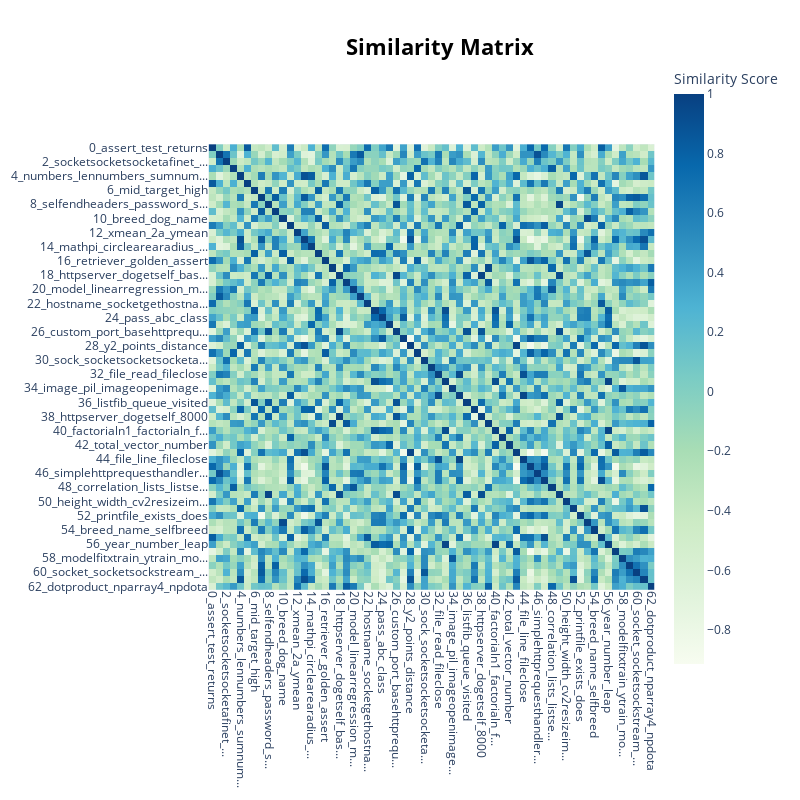

Notebook source saved alongside this figure:
### Code cell
plt = variable_topic_model.visualize_heatmap()
plt.update_xaxes(tickangle=90)
plt.show()

### Figure 1 — Plotly figure (JSON) as saved in the notebook; plotly's stock layout.template omitted (floating-point values rounded to 4 significant figures; data arrays with more than 128 entries replaced by an {"elided": "..."} marker saying what was removed)
{"data": [{"coloraxis": "coloraxis", "name": "0", "x": ["0_assert_test_returns", "1_users_sqlite3connectmydat...", "2_socketsocketsocketafinet_...", "3_list_of_dataset", "4_numbers_lennumbers_sumnum...", "5_customers_select_table", "6_mid_target_high", "7_image_edges_an", "8_selfendheaders_password_s...", "9_image_blur_gaussian", "10_breed_dog_name", "11_os_directory_mydirectory", "12_xmean_2a_ymean", "13_ypred_sumnumbers_of", "14_mathpi_circlearearadius_...", "15_class_speakself_animal", "16_retriever_golden_assert", "17_numbers_sortednumbers_st...", "18_httpserver_dogetself_bas...", "19_ypred_ytrue_sklearnmetrics", "20_model_linearregression_m...", "21_products_users_cursor", "22_hostname_socketgethostna...", "23_false_return_intn05", "24_pass_abc_class", "25_s1_reversestrings_string", "26_custom_port_basehttprequ...", "27_flask_apprundebugtrue_main", "28_y2_points_distance", "29_city_hist_apple", "30_sock_socketsocketsocketa...", "31_line_lines_file", "32_file_read_fileclose", "33_ispositivenumber_positiv...", "34_image_pil_imageopenimage...", "35_world_file_openoutputtxt", "36_listfib_queue_visited", "37_pixel_factor_original", "38_httpserver_dogetself_8000", "39_only_numbers_include", "40_factorialn1_factorialn_f...", "41_newnametxt_oldnametxt_os...", "42_total_vector_number", "43_minval_maxval_normalizen...", "44_file_line_fileclose", "45_exception_raises_pytestr...", "46_simplehttprequesthandler...", "47_lookup_dns_80", "48_correlation_lists_listse...", "49_mask_httpserver_gzip", "50_height_width_cv2resizeim...", "51_celsius_fahrenheit_32", "52_printfile_exists_does", "53_value_initself_class", "54_breed_name_selfbreed", "55_printosgetcwd_current_wo...", "56_year_number_leap", "57_sourcefile_destinationtx...", "58_modelfitxtrain_ytrain_mo...", "59_kernel_dilation_iterations", "60_socket_socketsockstream_...", "61_celsius_convert_celsiust...", "62_dotproduct_nparray4_npdota"], "y": ["0_assert_test_returns", "1_users_sqlite3connectmydat...", "2_socketsocketsocketafinet_...", "3_list_of_dataset", "4_numbers_lennumbers_sumnum...", "5_customers_select_table", "6_mid_target_high", "7_image_edges_an", "8_selfendheaders_password_s...", "9_image_blur_gaussian", "10_breed_dog_name", "11_os_directory_mydirectory", "12_xmean_2a_ymean", "13_ypred_sumnumbers_of", "14_mathpi_circlearearadius_...", "15_class_speakself_animal", "16_retriever_golden_assert", "17_numbers_sortednumbers_st...", "18_httpserver_dogetself_bas...", "19_ypred_ytrue_sklearnmetrics", "20_model_linearregression_m...", "21_products_users_cursor", "22_hostname_socketgethostna...", "23_false_return_intn05", "24_pass_abc_class", "25_s1_reversestrings_string", "26_custom_port_basehttprequ...", "27_flask_apprundebugtrue_main", "28_y2_points_distance", "29_city_hist_apple", "30_sock_socketsocketsocketa...", "31_line_lines_file", "32_file_read_fileclose", "33_ispositivenumber_positiv...", "34_image_pil_imageopenimage...", "35_world_file_openoutputtxt", "36_listfib_queue_visited", "37_pixel_factor_original", "38_httpserver_dogetself_8000", "39_only_numbers_include", "40_factorialn1_factorialn_f...", "41_newnametxt_oldnametxt_os...", "42_total_vector_number", "43_minval_maxval_normalizen...", "44_file_line_fileclose", "45_exception_raises_pytestr...", "46_simplehttprequesthandler...", "47_lookup_dns_80", "48_correlation_lists_listse...", "49_mask_httpserver_gzip", "50_height_width_cv2resizeim...", "51_celsius_fahrenheit_32", "52_printfile_exists_does", "53_value_initself_class", "54_breed_name_selfbreed", "55_printosgetcwd_current_wo...", "56_year_number_leap", "57_sourcefile_destinationtx...", "58_modelfitxtrain_ytrain_mo...", "59_kernel_dilation_iterations", "60_socket_socketsockstream_...", "61_celsius_convert_celsiust...", "62_dotproduct_nparray4_npdota"], "z": {"elided": "63x63 float values"}, "type": "heatmap", "xaxis": "x", "yaxis": "y", "hovertemplate": "x: %{x}<br>y: %{y}<br>Similarity Score: %{z}<extra></extra>"}], "layout": {"xaxis": {"anchor": "y", "domain": [0.0, 1.0], "scaleanchor": "y", "constrain": "domain", "tickangle": 90}, "yaxis": {"anchor": "x", "domain": [0.0, 1.0], "autorange": "reversed", "constrain": "domain"}, "coloraxis": {"colorbar": {"title": {"text": "Similarity Score"}}, "colorscale": [[0.0, "rgb(247,252,240)"], [0.125, "rgb(224,243,219)"], [0.25, "rgb(204,235,197)"], [0.375, "rgb(168,221,181)"], [0.5, "rgb(123,204,196)"], [0.625, "rgb(78,179,211)"], [0.75, "rgb(43,140,190)"], [0.875, "rgb(8,104,172)"], [1.0, "rgb(8,64,129)"]]}, "margin": {"t": 60}, "title": {"font": {"size": 22, "color": "Black"}, "text": "<b>Similarity Matrix</b>", "y": 0.95, "x": 0.55, "xanchor": "center", "yanchor": "top"}, "hoverlabel": {"font": {"size": 16, "family": "Rockwell"}, "bgcolor": "white"}, "width": 800, "height": 800, "showlegend": true, "legend": {"title": {"text": "Trend"}}}}
